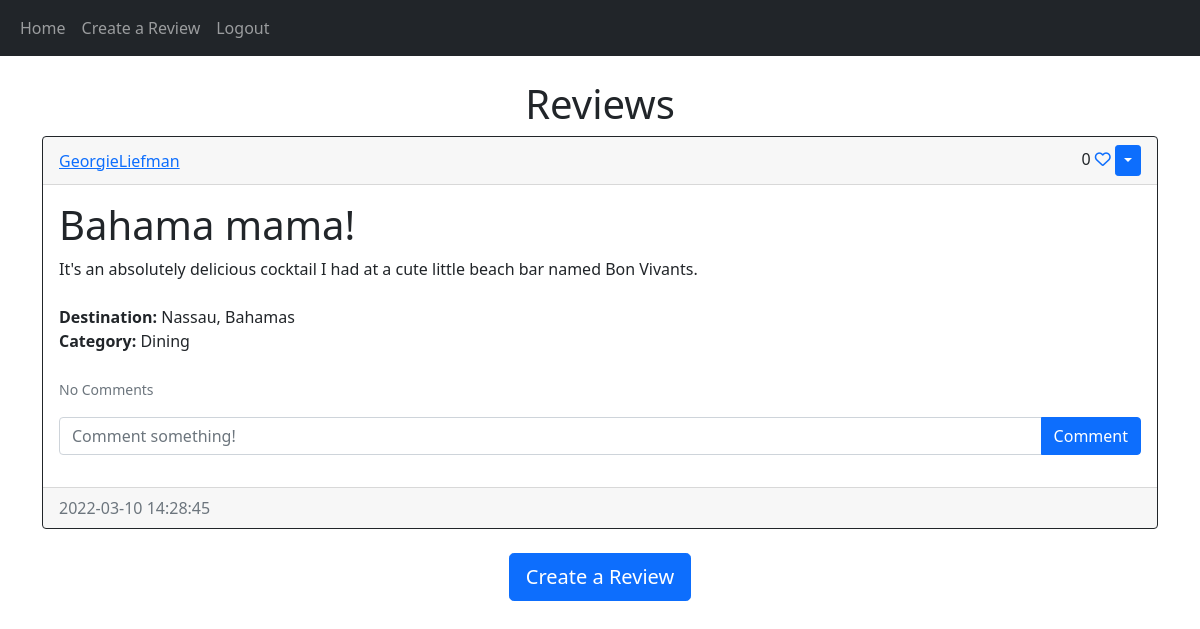
Screenshot of / (signed in) with the database file from the repository.
### application/models.py (models this page shows)
class Review(db.Model):
    id = db.Column(db.Integer, primary_key=True)
    title = db.Column(db.Text, nullable=False)
    content = db.Column(db.Text, nullable=False)
    destination = db.Column(db.Text, nullable=False)
    category = db.Column(db.Text, nullable=False)
    date_created = db.Column(db.DateTime(timezone=True), default=func.now())
    creator = db.Column(db.Integer, db.ForeignKey("user.id", ondelete="CASCADE"), nullable=False)
    comments = db.relationship("Comment", backref="review", passive_deletes=True)
    hearts = db.relationship("Heart", backref="review", passive_deletes=True)

class User(db.Model, UserMixin):
    id = db.Column(db.Integer, primary_key=True)
    email = db.Column(db.String(150), unique=True)
    username = db.Column(db.String(150), unique=True)
    password = db.Column(db.String(150))
    date_created = db.Column(db.DateTime(timezone=True), default=func.now())
    reviews = db.relationship("Review", backref="user", passive_deletes=True)
    comments = db.relationship("Comment", backref="user", passive_deletes=True)
    hearts = db.relationship("Heart", backref="user", passive_deletes=True)

### application/views.py (the view)
@views.route("/home")
@views.route("/")
@login_required
def home():
    reviews = Review.query.all()
    return render_template("home.html", name=current_user.username, user=current_user, reviews=reviews)

### application/__init__.py (called while the page is built)
def create_app():
    app = Flask(__name__)
    app.config["SECRET_KEY"] = "some secret string"
    app.config["SQLALCHEMY_DATABASE_URI"] = f"sqlite:///{DB_NAME}"
    db.init_app(app)
    from .views import views
    from .auth import auth
    app.register_blueprint(views, url_prefix="/")
    app.register_blueprint(auth, url_prefix="/")
    from .models import User, Review, Comment, Heart
    create_database(app)
    login_manager = LoginManager()
    login_manager.login_view = "auth.login"
    login_manager.init_app(app)
    @login_manager.user_loader
    def load_user(id):
        return User.query.get(int(id))
    return app

### application/templates/home.html
{% extends "reviews_div.html" %} {% block title %}Home{% endblock %}

### application/templates/reviews_div.html (shortened to what this page needs)
{% extends "base.html" %} {% block title %}Home{% endblock %} {% block content%}
    <br>
    <h1 align="center">{% block header %}Reviews{% endblock %}</h1>
    <div id="reviews">
      {% for review in reviews %}
      <div class="card border-dark">
        <div class="card-header d-flex justify-content-between align-items-center">
          <a href="/reviews/{{review.user.username}}">{{review.user.username}}</a>
          <div>
            {{ review.hearts|length }}
            {% if user.id in review.hearts|map(attribute="creator")|list %}
            <a href="/heart_review/{{review.id}}"><i class="fa-solid fa-heart"></i></a>
            {% else %}
            <a href="/heart_review/{{review.id}}"><i class="fa-regular fa-heart"></i></a>
            {% endif %}
            {% if user.id == review.creator %}
            <div class="btn-group">
              <button type="button" class="btn btn-sm btn-primary dropdown-toggle" data-bs-toggle="dropdown"></button>
            </div>
            {% endif %}
          </div>
        </div>
        <div class="card-body">
          <div class="card-text"><strong><h1>{{review.title}}</h1></strong></div>
          <div class="card-text">{{review.content}}</div>
          <br>
          <div class="card-text"><strong>Destination:</strong> {{review.destination}}</div>
          <div class="card-text"><strong>Category:</strong> {{review.category}}</div>
          <br/>
          <p class="card-text">
            {% if review.comments|length > 0 %}
            <a data-bs-toggle="collapse" href="#comments-{{review.id}}" role="button">
              <small>View {{review.comments|length}} Comments</small>
            </a>
            {% else %}
            <small class="text-muted">No Comments</small>
            {% endif %}
          </p>
          <form class="input-group mb-3" method="POST" action="/create-comment/{{review.id}}">
            <input type="text" id="text" name="text" class="form-control" placeholder="Comment something!"/>
            <button type="submit" class="btn btn-primary">Comment</button>
          </form>
        </div>
        <div class="card-footer text-muted">{{review.date_created}}</div>
      </div>
      <br/ > {% endfor %}
    </div>
    {% block footer %}
    <div align="center">
      <a href="/create_review"
        ><button type="button" class="btn btn-primary btn-lg">
          Create a Review
        </button></a
      >
    </div>
    {% endblock %} {% endblock %}

### rows the page displays
Review: user.username "GeorgieLiefman", hearts|length "0", title "Bahama mama!", content "It's an absolutely delicious cocktail I had at a cute little beach bar named Bon Vivants.", destination "Nassau, Bahamas", category "Dining", date_created "2022-03-10 14:28:45"
